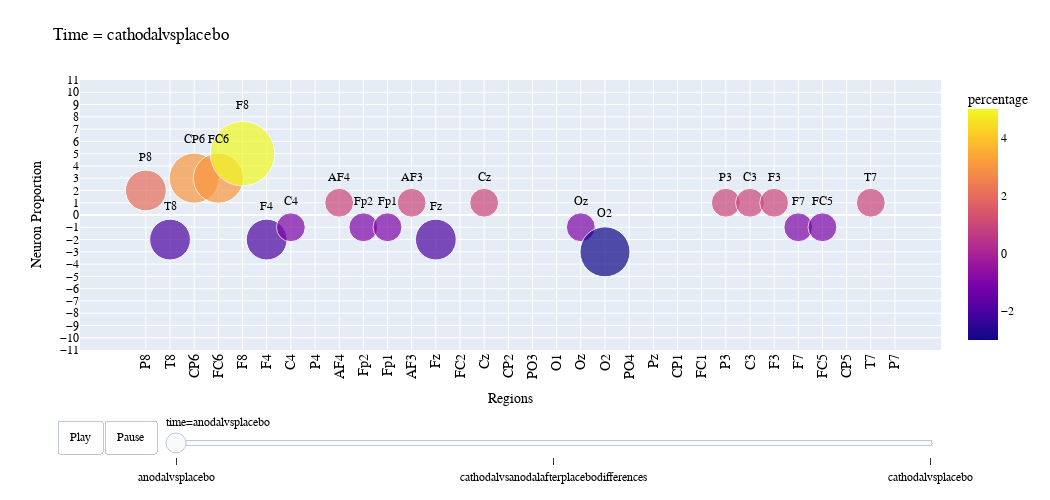

The notebook cell saved with this chart:
### Code cell
import plotly.express as px
import pandas as pd
import plotly.io as pio
from pathlib import Path

Directory = '/Users/yaale244/Desktop/Alex19022023/CSBCIPredictionAlgorithm/tDCS baseline/2s30-31npwcut/np/stimcomparisons' #change directory as needed

pathlist = Path(Directory).rglob('*.csv')
dfs = [] # initialize list to store data frames
for path in sorted(pathlist):
    path_in_str = str(path)# because path is object not string
    filename = pathlib.Path(path_in_str).name
    l = len(filename)
    filename = filename[0:l-4]
    df = pd.read_table(path, header=None, delimiter=',') # reads table including first row
    df.columns = ['region', 'percentage']
    df['time'] = filename # add time column to data frame
    dfs.append(df) # add data frame to list
df_concat = pd.concat(dfs) # concatenate data frames into one

fig = px.scatter(df_concat, x='region', y='percentage', color='percentage', size=df_concat['percentage'].abs(), size_max=50, text=np.where(df_concat['percentage'] != 0, df_concat['region'], ''), color_continuous_scale='plasma', animation_frame='time')
fig.update_traces(text=df_concat['percentage'].apply(lambda x: f'{x:.0f}' if abs(x) >= 1 else ''), selector=dict(mode='markers'))
fig.update_traces(
    textposition='top center')
fig.update_layout(
    yaxis=dict(range=[-11,11], dtick=1),
    title='',
    xaxis_title="Regions",
    yaxis_title="Neuron Proportion",
    xaxis_categoryorder='array',
    xaxis_categoryarray=list(df_concat['region'].unique()), # set the order of x-axis labels
    xaxis={'categoryorder': 'array',
           'categoryarray': list(df['region'])}, # set the order of x-axis labels
    font=dict(
        family="Courier New, monospace",
        size=12,
        color="black"
    ),
    width=1050, # increase plot width
    height=500, # increase plot height
    xaxis_tickangle=-90, # rotate x-axis labels for better readability
    xaxis_tickfont=dict(size=14), # adjust x-axis label font size

    margin=dict(l=80, r=50, t=80, b=50), # adjust plot margins
    updatemenus=[dict(
        type='buttons',
        showactive=False,
        buttons=[dict(
            label='Play',
            method='animate',
            args=[None, {'frame': {'duration': 1000}, 'fromcurrent': True}]
        ), dict(
            label='Pause',
            method='animate',
            args=[[None], {'frame': {'duration': 0}, 'mode': 'immediate', 'transition': {'duration': 0}}]
        )]
    )]
)

# Export the figure as a HTML file
fig.write_html("animationdelta.html", include_plotlyjs='cdn')
# Save each animation frame as a PNG image
for i in range(len(df_concat['time'].unique())):
    fig.update_layout(title_text=f"Time = {df_concat['time'].unique()[i]}") # set title for current frame
    filename = df_concat['time'].unique()[i] + ".png"
    fig.write_image(filename, engine='kaleido', scale=6)
# Show the figure
fig.show()

### Figure 1 — Plotly figure (JSON) as saved in the notebook; plotly's stock layout.template omitted (floating-point values rounded to 4 significant figures)
{"data": [{"hovertemplate": "time=anodalvsplacebo<br>region=%{x}<br>percentage=%{marker.color}<br>size=%{marker.size}<br>text=%{text}<extra></extra>", "legendgroup": "", "marker": {"color": [2, -2, 3, 3, 5, -2, -1, 0, 1, -1, -1, 1, -2, 0, 1, 0, 0, 0, -1, -3, 0, 0, 0, 0, 1, 1, 1, -1, -1, 0, 1, 0], "coloraxis": "coloraxis", "size": [2, 2, 3, 3, 5, 2, 1, 0, 1, 1, 1, 1, 2, 0, 1, 0, 0, 0, 1, 3, 0, 0, 0, 0, 1, 1, 1, 1, 1, 0, 1, 0], "sizemode": "area", "sizeref": 0.0024, "symbol": "circle"}, "mode": "markers+text", "name": "", "orientation": "v", "showlegend": false, "text": ["P8", "T8", "CP6", "FC6", "F8", "F4", "C4", "", "AF4", "Fp2", "Fp1", "AF3", "Fz", "", "Cz", "", "", "", "Oz", "O2", "", "", "", "", "P3", "C3", "F3", "F7", "FC5", "", "T7", ""], "textposition": "top center", "type": "scatter", "x": ["P8", "T8", "CP6", "FC6", "F8", "F4", "C4", "P4", "AF4", "Fp2", "Fp1", "AF3", "Fz", "FC2", "Cz", "CP2", "PO3", "O1", "Oz", "O2", "PO4", "Pz", "CP1", "FC1", "P3", "C3", "F3", "F7", "FC5", "CP5", "T7", "P7"], "xaxis": "x", "y": [2, -2, 3, 3, 5, -2, -1, 0, 1, -1, -1, 1, -2, 0, 1, 0, 0, 0, -1, -3, 0, 0, 0, 0, 1, 1, 1, -1, -1, 0, 1, 0], "yaxis": "y"}], "layout": {"coloraxis": {"colorbar": {"title": {"text": "percentage"}}, "colorscale": [[0, "#0d0887"], [0.1111, "#46039f"], [0.2222, "#7201a8"], [0.3333, "#9c179e"], [0.4444, "#bd3786"], [0.5556, "#d8576b"], [0.6667, "#ed7953"], [0.7778, "#fb9f3a"], [0.8889, "#fdca26"], [1, "#f0f921"]]}, "font": {"color": "black", "family": "Courier New, monospace", "size": 12}, "height": 500, "legend": {"itemsizing": "constant", "tracegroupgap": 0}, "margin": {"b": 50, "l": 80, "r": 50, "t": 80}, "sliders": [{"active": 0, "currentvalue": {"prefix": "time="}, "len": 0.9, "pad": {"b": 10, "t": 60}, "steps": [{"args": [["anodalvsplacebo"], {"frame": {"duration": 0, "redraw": false}, "fromcurrent": true, "mode": "immediate", "transition": {"duration": 0, "easing": "linear"}}], "label": "anodalvsplacebo", "method": "animate"}, {"args": [["cathodalvsanodalafterplacebodifferences"], {"frame": {"duration": 0, "redraw": false}, "fromcurrent": true, "mode": "immediate", "transition": {"duration": 0, "easing": "linear"}}], "label": "cathodalvsanodalafterplacebodifferences", "method": "animate"}, {"args": [["cathodalvsplacebo"], {"frame": {"duration": 0, "redraw": false}, "fromcurrent": true, "mode": "immediate", "transition": {"duration": 0, "easing": "linear"}}], "label": "cathodalvsplacebo", "method": "animate"}], "x": 0.1, "xanchor": "left", "y": 0, "yanchor": "top"}], "title": {"text": "Time = cathodalvsplacebo"}, "updatemenus": [{"buttons": [{"args": [null, {"frame": {"duration": 1000}, "fromcurrent": true}], "label": "Play", "method": "animate"}, {"args": [[null], {"frame": {"duration": 0}, "mode": "immediate", "transition": {"duration": 0}}], "label": "Pause", "method": "animate"}], "direction": "left", "pad": {"r": 10, "t": 70}, "showactive": false, "type": "buttons", "x": 0.1, "xanchor": "right", "y": 0, "yanchor": "top"}], "width": 1050, "xaxis": {"anchor": "y", "categoryarray": ["P8", "T8", "CP6", "FC6", "F8", "F4", "C4", "P4", "AF4", "Fp2", "Fp1", "AF3", "Fz", "FC2", "Cz", "CP2", "PO3", "O1", "Oz", "O2", "PO4", "Pz", "CP1", "FC1", "P3", "C3", "F3", "F7", "FC5", "CP5", "T7", "P7"], "categoryorder": "array", "domain": [0, 1], "tickangle": -90, "tickfont": {"size": 14}, "title": {"text": "Regions"}}, "yaxis": {"anchor": "x", "domain": [0, 1], "dtick": 1, "range": [-11, 11], "title": {"text": "Neuron Proportion"}}}}
